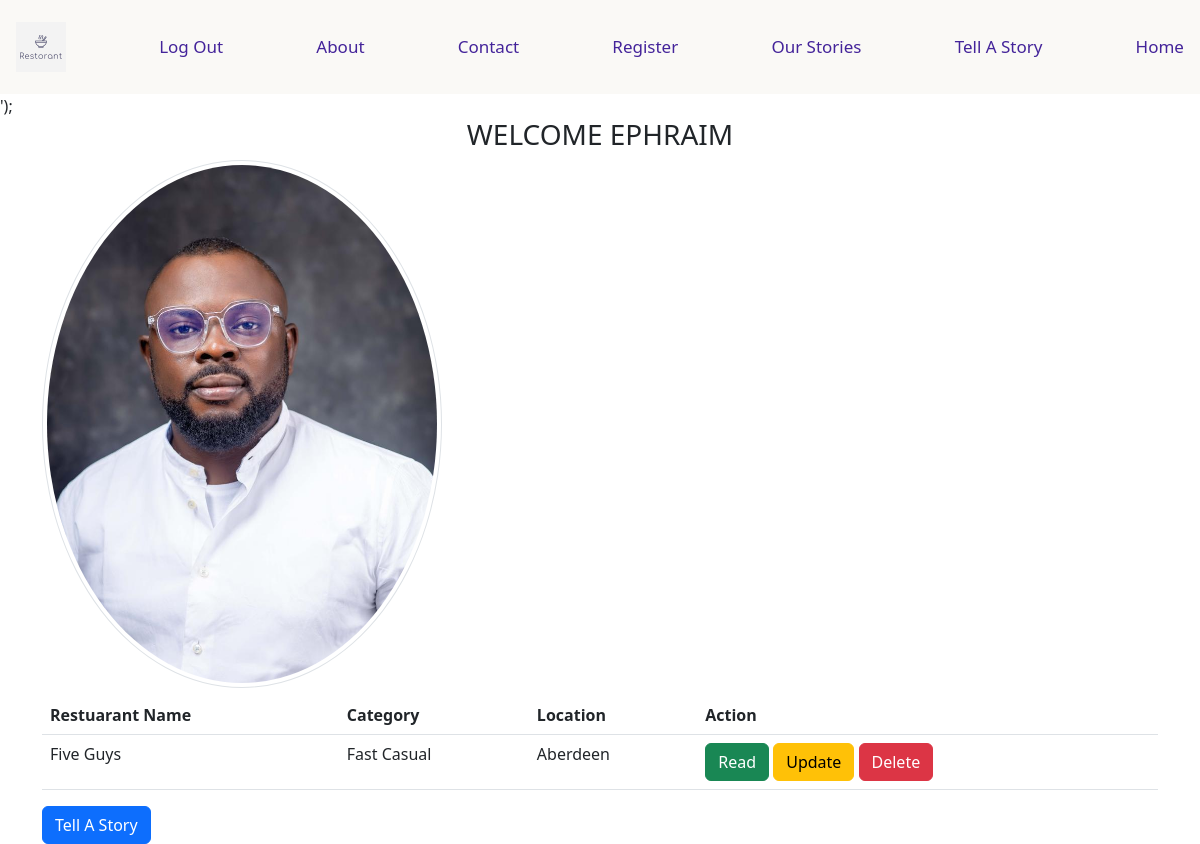
Screenshot of /loggedIn.php (signed in) with the database file from the repository.
### tables this page shows
CREATE TABLE `allstories` (
  `sid` int(11) NOT NULL,
  `rname` varchar(150) NOT NULL,
  `category` varchar(150) NOT NULL,
  `location` varchar(100) NOT NULL,
  `description` text NOT NULL,
  `images` varchar(100) DEFAULT NULL,
  `id` int(11) NOT NULL
);

### loggedIn.php (the view, shortened to what this page needs)
<?php
readfile('headerLogout.php');
include_once 'assets/sql/connect.php';
$sid = $_SESSION['id'];
$query = "SELECT * FROM allstories where id = $sid";
$statement = $conn->prepare($query);
$statement->execute();
$result = $statement->fetchAll();
?>
<!DOCTYPE html>
<html>
    <head>
        <link rel="stylesheet" href="">
        <link href="https://cdn.jsdelivr.net/npm/bootstrap@5.2.3/dist/css/bootstrap.min.css" rel="stylesheet">
    </head>
    <body>
        <div class="container">
            <div class="col-md-12">
                <h3
                    class="text-center text-uppercase">Welcome <?php
                    if(isset($_SESSION['username'])) echo $_SESSION['username'];
                    ?>
                </h3>
                <img src="assets/images/xl2.jpeg" class="rounded-circle img-thumbnail" width="400" height="345" alt="Cinque Terre">
            </div>
            <div class="table-responsive">
                <table class="table">
                    <thead>
                        <tr>
                            <th>Restuarant Name</th>
                            <th>Category</th>
                            <th>Location</th>
                            <th>Action</th>
                        </tr>
                    </thead>
                    <tbody>
                        <?php
                            if($result){
                                foreach($result as $row){
                                    ?>
                                        <tr>
                                            <td><?= $row['rname']; ?></td>
                                            <td><?= $row['category']; ?></td>
                                            <td><?= $row['location']; ?></td>
                                            <td>
                                                <a href="readstory.php?sid=<?php echo $row['sid']; ?>" class="btn btn-success"  role="button" name="readBTN">Read</a>
                                                <a href="storyedit.php?sid=<?php echo $row['sid']; ?>" class="btn btn-warning"  role="button" name="updateeBTN">Update</a>
                                                <a href="delete.php?sid=<?php echo $row['sid']; ?>" class="btn btn-danger"  role="button" name="deleteBTN">Delete</a>
                                            </td>
                                        </tr>
                                    <?php
                                }
                            }
                            else{
                                ?>
                                    <tr>
                                        <td colspan="3">No Record Found</td>
                                    </tr>
                                <?php
                            }
                        ?>
                    </tbody>
                </table>
                <a class="btn btn-primary" href="story.php" role="button">Tell A Story</a>
            </div>
        </div>
    </body>
</html>

### assets/css/header.css (style rules this page uses)
.navBar { background-color: #FAF9F6; overflow: hidden; }
.navBar a { color: rgb(68, 36, 154); float: left; text-align: center; padding: 14px 16px; text-decoration: none; font-size: 17px; }

### rows the page displays
allstories: rname "Five Guys", category "Fast Casual", location "Aberdeen"

### other values shown
$_SESSION['username'] "EPHRAIM"
